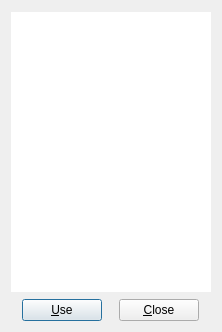
<?xml version="1.0" encoding="UTF-8"?>
<ui version="4.0">
 <class>DevlopmentCardDialog</class>
 <widget class="QDialog" name="DevlopmentCardDialog">
  <property name="geometry">
   <rect>
    <x>0</x>
    <y>0</y>
    <width>218</width>
    <height>332</height>
   </rect>
  </property>
  <property name="windowTitle">
   <string>Development Card</string>
  </property>
  <layout class="QVBoxLayout" name="verticalLayout">
   <item alignment="Qt::AlignHCenter|Qt::AlignVCenter">
    <widget class="QLabel" name="label_card">
     <property name="minimumSize">
      <size>
       <width>200</width>
       <height>280</height>
      </size>
     </property>
     <property name="maximumSize">
      <size>
       <width>200</width>
       <height>280</height>
      </size>
     </property>
     <property name="styleSheet">
      <string notr="true">background:white;</string>
     </property>
     <property name="alignment">
      <set>Qt::AlignCenter</set>
     </property>
    </widget>
   </item>
   <item>
    <layout class="QHBoxLayout" name="horizontalLayout">
     <item>
      <widget class="QPushButton" name="pushButton_use">
       <property name="sizePolicy">
        <sizepolicy hsizetype="Fixed" vsizetype="Fixed">
         <horstretch>0</horstretch>
         <verstretch>0</verstretch>
        </sizepolicy>
       </property>
       <property name="text">
        <string>&amp;Use</string>
       </property>
      </widget>
     </item>
     <item>
      <widget class="QPushButton" name="pushButton_close">
       <property name="sizePolicy">
        <sizepolicy hsizetype="Fixed" vsizetype="Fixed">
         <horstretch>0</horstretch>
         <verstretch>0</verstretch>
        </sizepolicy>
       </property>
       <property name="text">
        <string>&amp;Close</string>
       </property>
      </widget>
     </item>
    </layout>
   </item>
  </layout>
 </widget>
 <resources/>
 <connections>
  <connection>
   <sender>pushButton_close</sender>
   <signal>clicked()</signal>
   <receiver>DevlopmentCardDialog</receiver>
   <slot>reject()</slot>
   <hints>
    <hint type="sourcelabel">
     <x>155</x>
     <y>308</y>
    </hint>
    <hint type="destinationlabel">
     <x>108</x>
     <y>165</y>
    </hint>
   </hints>
  </connection>
  <connection>
   <sender>pushButton_use</sender>
   <signal>clicked()</signal>
   <receiver>DevlopmentCardDialog</receiver>
   <slot>accept()</slot>
   <hints>
    <hint type="sourcelabel">
     <x>59</x>
     <y>308</y>
    </hint>
    <hint type="destinationlabel">
     <x>108</x>
     <y>165</y>
    </hint>
   </hints>
  </connection>
 </connections>
</ui>
